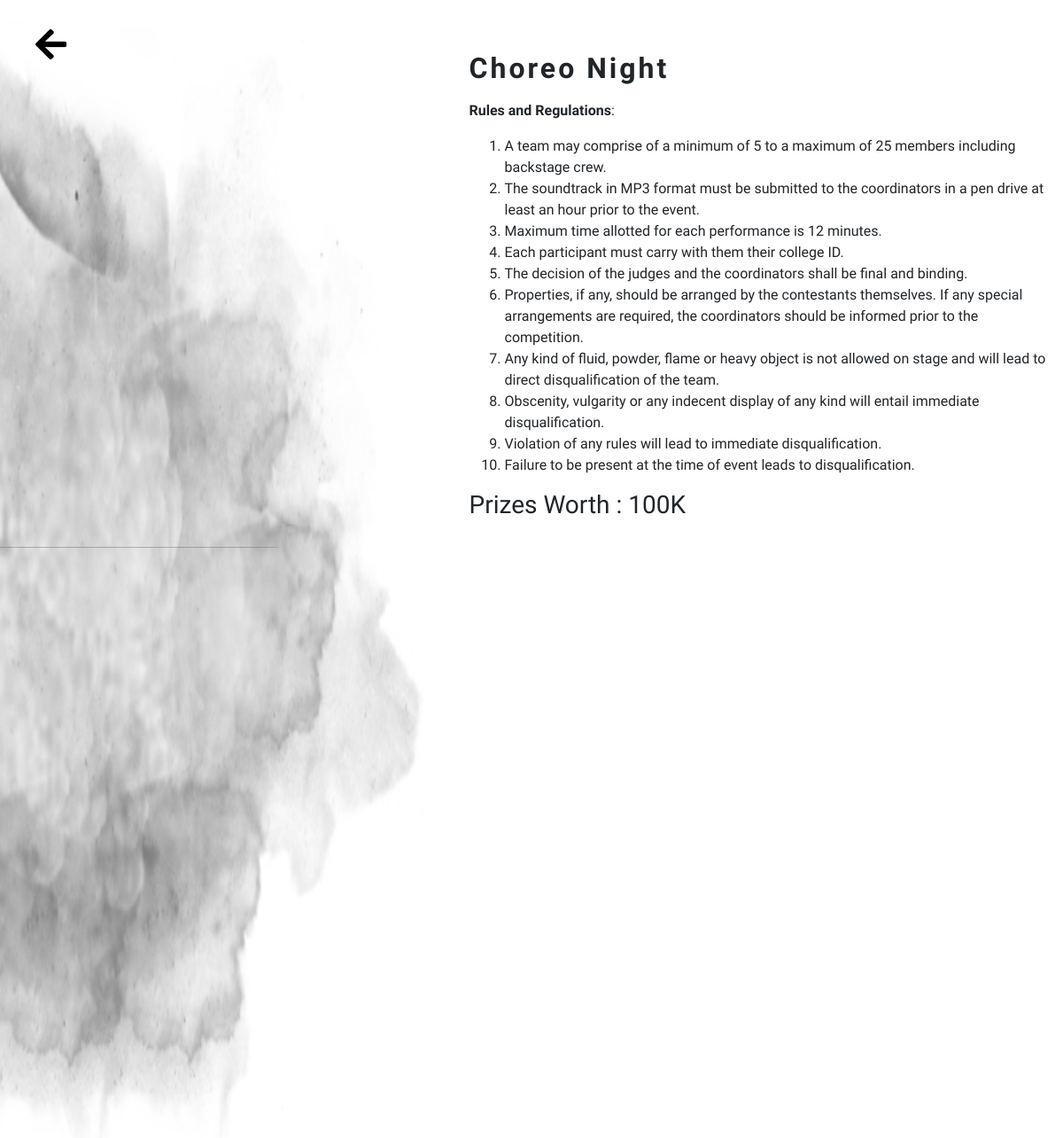
Screenshot of /event/choreo_night with the database file from the repository.
### tables this page shows
CREATE TABLE `events` (
  `event_id` int(9) UNSIGNED NOT NULL,
  `cat_id` int(9) UNSIGNED NOT NULL,
  `title` varchar(50) NOT NULL,
  `short_desc` varchar(200) NOT NULL,
  `details` text NOT NULL,
  `min_memb` int(9) DEFAULT NULL,
  `max_memb` int(9) DEFAULT NULL,
  `venue` varchar(255) NOT NULL,
  `reg_fee` int(10) DEFAULT NULL,
  `prize` varchar(10) NOT NULL,
  `file1` varchar(60) DEFAULT NULL,
  `file2` varchar(60) DEFAULT NULL,
  `co1_name` varchar(100) NOT NULL,
  `co1_no` varchar(20) NOT NULL,
  `co2_name` varchar(100) NOT NULL,
  `co2_no` varchar(20) NOT NULL,
  `seats` int(10) NOT NULL,
  `reg_start` datetime NOT NULL,
  `reg_end` datetime NOT NULL,
  `username` varchar(20) NOT NULL,
  `pswd` char(60) NOT NULL,
  `link` char(100) NOT NULL
);

### application/controllers/Pages.php (called while the page is built, shortened)
<?php
class Pages extends CI_Controller {
    function __construct() {
        $this->load->model('report_model');
    }
    function SingleEvent($elink){
        $elink1=$this->security->xss_clean($elink);
       $data['event']=$this->report_model->get_single_event($elink1);
        $eid=$data['event']->event_id;
        $data['parent']=$this->report_model->get_event_cat_details($eid)->cat_name;
        $today = date('Y-m-d');
        $startdate=date('Y-m-d', strtotime($data['event']->reg_start));
        $enddate = date('Y-m-d', strtotime($data['event']->reg_end));
        $cnt=$this->report_model->get_event_reg_count($eid);
        if (($today >= $startdate) && ($today <= $enddate)){
            if($cnt<$data['event']->seats || $data['event']->seats == 0){
                $btn="<a href='#' class='btn btn-custom btn-primary'>BUY TICKET&nbsp;<i class='fas fa-shopping-cart'></i></a>";
            }else{
                $btn="<a href='#' class='btn btn-custom btn-danger disabled'>Sold Out&nbsp;<i class='fas fa-shopping-cart'></i></a>";
            }
        }else{
            if(($startdate  > $today)){
                $dtstart = date_create($startdate);
                $btn="<a href='#' class='btn btn-warning btn-custom disabled'>Registration Starts on ".date_format($dtstart, 'd-m-Y')."&nbsp;<i class='fas fa-clock'></i></a>";
            }
        }
       $data['islogged']=false;
       $data['btn']=$btn;
        $this->load->view('static/single_event',$data);
    }
}

### index.php (called while the page is built, shortened)
<?php
require_once BASEPATH.'core/CodeIgniter.php';

### application/models/Report_model.php (called while the page is built, shortened)
<?php
class Report_model extends CI_Model {
    public function get_single_event($link){
        $this->db->select ( '*' );
        $this->db->from ( 'events' );
        if( $link != NULL ){
            $this->db->where ('link',$link);
        }
        $query = $this->db->get ();
        return $query->row();
    }
    public function get_event_cat_details($id){
        $this->db->select ( 'categories.*' );
        $this->db->from ( 'events' );
        $this->db->join ( 'categories', 'categories.cat_id = events.cat_id' , 'inner' );
        if( $id != NULL ){
            $this->db->where ( 'events.event_id',$id);
        }
        $query = $this->db->get ();
        return $query->row();
    }
}
?>

### application/views/static/single_event.php (the view, shortened to what this page needs)
<html>
<head>
    <link rel="stylesheet" href="https://use.fontawesome.com/releases/v5.7.2/css/all.css">
    <link rel="stylesheet" href="https://maxcdn.bootstrapcdn.com/bootstrap/4.3.1/css/bootstrap.min.css">
</head>
<body>
<section>
    <h1><a  class="back_btn" style="position:absolute;top:30px;text-decoration:none;color:black;z-index:99;" href="<?=base_url("events/".$parent)?>"><i class="fa fa-arrow-left" aria-hidden="true"></i>
        </a></h1>
    <div class="container-fluid p-0 m-0 py-lg-3 py-md-0 ">
        <div class="row ">
            <div class="col-md-5 col-sm-12">
                <img src="<?=base_url();?>assets/front//img/event_mask.png" id="event-mask" style="position: absolute; width:100%; z-index:1; " alt="">
            </div>
            <div class="col-md-7 px-3 col-sm-12 event_block"  style="z-index: 1; display: block;  " >
                <div class="card-block px-3" style="margin-top: 5%; " id="img-cont">
                    <h2 class="card-title" style="font-weight: 900; letter-spacing: 3px;max-height: 100vh;"><?=$event->title?></h2>
                    <p class="card-text text-justify text-muted space" style="font-size: 1.2em;" ><?=$event->details?>
                        <?php
                        if($event->prize!="0"){
                        ?> <h3>Prizes Worth : <?=$event->prize?></h3>
                    <?php
                    }
                    ?>
                        <?php
                        if($event->reg_fee && $event->reg_fee>0){
?> <h4>Registration Fee : ₹<?=$event->reg_fee?> per <?=$event->fee_type?></h4>
                        <?php
                        }else if($event->reg_fee == 0){
                        ?>
                        <h4>Registration Fee : Free</h4>
                        <?php
                        }
                        ?>
                    <br>
                    </p>
                </div>
            </div>
        </div>
    </div>
</section>
</body>
</html>

### application/views/static/single_event.php (style rules this page uses)
* { font-family: 'Pathway Gothic One', sans-serif; }
body { overflow-x: hidden; }
@media screen and (min-width: 768px) and (max-width: 1365px) { #event-mask { height: 100vh; } }
@media screen and (min-width: 768px) and (max-width: 1365px) { #img-cont { height : 540px; overflow-y: scroll } }
@media screen and (min-width: 768px) and (max-width: 1365px) { body { overflow: hidden; } }
@media screen and (min-width: 768px) and (max-width: 1365px) { .space { margin-right: 30px; } }
.back_btn { left:10px; }
@media screen and (min-width: 767px) { .back_btn { left:40px; } }

### rows the page displays
events: title "Choreo Night", details "Rules and Regulations : A team may comprise of a minimum of 5 to a maximum of 25 members including backstage crew. The soundtrack in MP3 format must be submitted to the coordinators in a pen drive at least an hour prior to the event. Maximum time allotted for each performance is 12 minutes. Each participant must carry with them their college ID. The decision of the judges and the coordinators shall be final and binding. Properties, if any, should be arranged by the contestants themselves. If any special arrangements are required, the coordinators should be informed prior to the competition. Any kind of fluid, powder, flame or heavy object is not allowed on stage and will lead to direct…", prize "100K"
